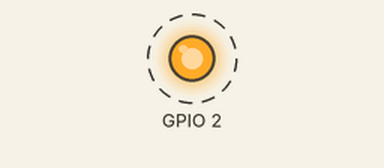
A program run on a simulated Raspberry Pi (BCM pin numbers). On the bench: output pins drawn as LEDs (lit = HIGH). Dashed ring = blinking. What the program prints to the terminal is not drawn. At 20.0 s the program stops and its outputs stay as they are.

Above: at 0.5 s.
Timing chart, 0 to 4.6 s (numbered marks = the images above):
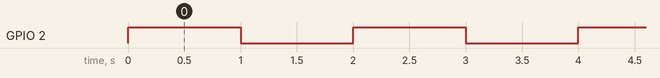

Measured:
- by itself, GPIO 2: alternates HIGH for 1.0 s and LOW for 1.0 s, 20 changes in all, then stays LOW

The program:

blink1.py
```python
#Import relevant libraries
from time import sleep
import RPi.GPIO as GPIO

#setup pins on the RPi
GPIO.setmode(GPIO.BCM) #this sets the numbering system.
#you can also use GPIO.setmode(BOARD)

#sets individual pins as inputs or outputs
GPIO.setup(2, GPIO.OUT)

#we use a for loop to repeat the same action 10 times
for i  in range(10):
    print('On') #this print command just reports what's going on in the console
    GPIO.output(2, True) #this sets the voltage on pin 2 to 3.3V
    sleep(1) #wait 1 second before doing anything else

    print('Off')
    GPIO.output(2, False) #this sets the voltage on pin 2 to 0V
    sleep(1) #wait 1 second before doing anything else

#this piece of code just makes sure everything is turned off once we finish
GPIO.cleanup()
```
